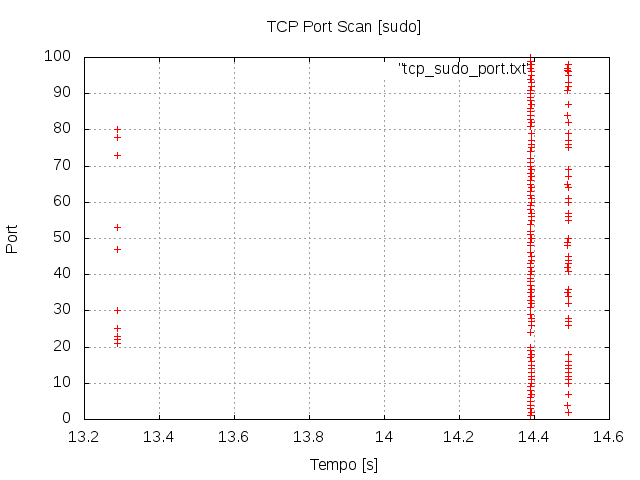

gnuplot code for this plot:
set title "TCP Port Scan [sudo]"
set xlabel "Tempo [s]"
set ylabel "Port"
set grid
set terminal png
set output "tcp_sudo.png"
plot "tcp_sudo_port.txt"
